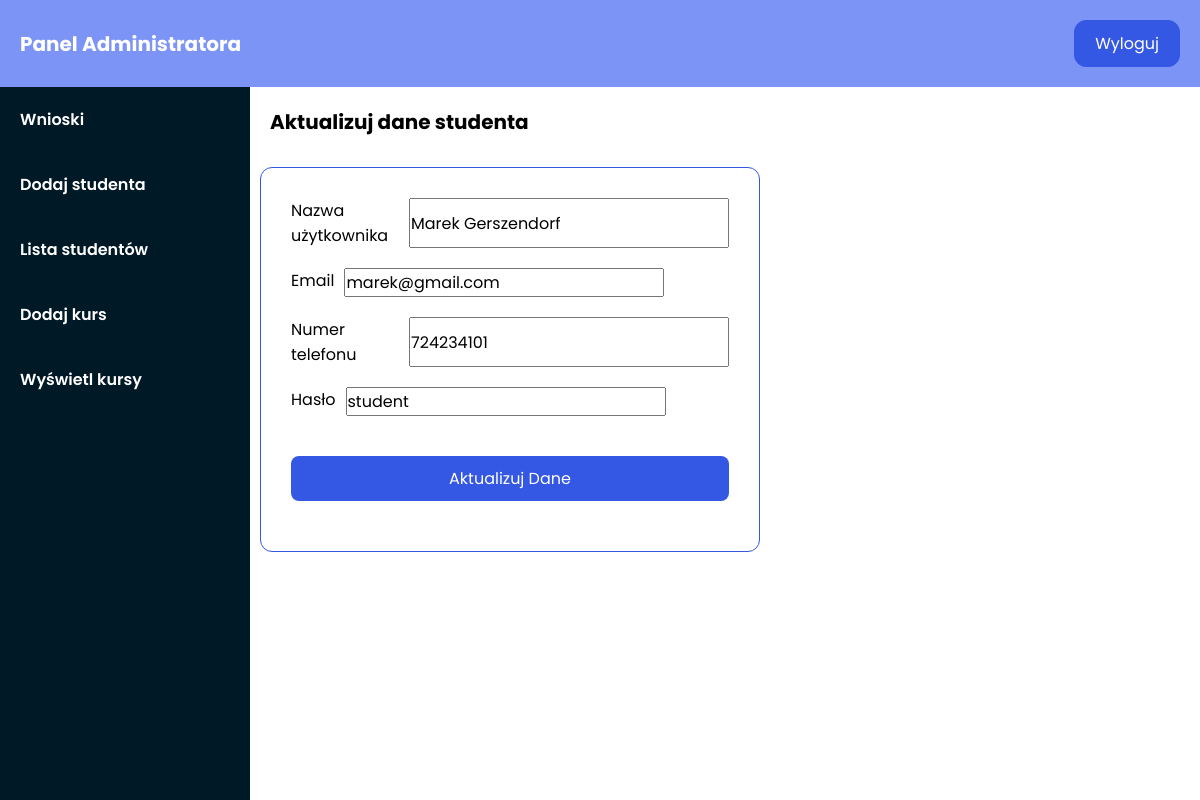
The app's page /php/update_student.php?student_id=14 (signed in) with its own data.
### tables this page shows
CREATE TABLE `user` (
  `id` int(11) NOT NULL,
  `username` varchar(50) DEFAULT NULL,
  `email` varchar(50) DEFAULT NULL,
  `usertype` varchar(50) DEFAULT NULL,
  `password` varchar(50) DEFAULT NULL,
  `phone` int(11) NOT NULL
);

### php/update_student.php (the view, shortened to what this page needs)
<?php
    $host = "localhost";
    $user = "root";
    $password = "";
    $db = "school";
    $data = mysqli_connect($host, $user, $password, $db);
    $id=$_GET['student_id'];
    $sql="SELECT * FROM user WHERE id='$id'";
    $result=mysqli_query($data,$sql);
    $info=$result->fetch_assoc();
?>
<!DOCTYPE html>
<html lang="pl">
<head>
    <link rel="stylesheet" href="../css/adminhome.css">
</head>
<body>
    <?php
    include 'admin_sidebar.php';
    ?>
    <div class="dashboard">
        <h1>Aktualizuj dane studenta</h1>
        <div>
            <form action="#" method="POST">
                <div>
                    <label>Nazwa użytkownika</label>
                    <input type="text" name="name" value="<?php echo "{$info['username']}"; ?>">
                </div>
                <div>
                    <label>Email</label>
                    <input type="email" name="email" value="<?php echo "{$info['email']}"; ?>">
                </div>
                <div>
                    <label>Numer telefonu</label>
                    <input type="number" name="phone" value="<?php echo "{$info['phone']}"; ?>">
                </div>
                <div>
                    <label>Hasło</label>
                    <input type="text" name="password" value="<?php echo "{$info['password']}"; ?>">
                </div>
                <div>
                    <input type="submit" name="update" value="Aktualizuj Dane">
                </div>
            </form>
        </div>
    </div>
</body>
</html>

### css/adminhome.css (style rules this page uses)
* { -webkit-box-sizing: border-box; box-sizing: border-box; text-decoration: none; list-style: none; margin: 0; padding: 0; font-size: 10px; font-family: "Poppins", sans-serif; }
.admin-home main .dashboard { overflow-x: auto; }
.admin-home main .dashboard h1 { padding: 2rem; font-size: 2rem; }
@media all and (min-width: 1024px) { .admin-home main .dashboard { width: 100%; height: calc(100vh - 87px); } }
.dashboard h1 { font-size: 2rem; }
.dashboard div { display: -webkit-box; display: -ms-flexbox; display: flex; padding: 1rem; }
.dashboard div form { max-width: 500px; border: 1px solid #3458e4; border-radius: 12px; padding: 2rem; }
.dashboard div form div label { font-size: 1.6rem; margin-right: 1rem; }
.dashboard div form div input, .dashboard div form div textarea { font-size: 1.6rem; }
.dashboard div form input[type="submit"] { border: none; outline: none; width: 100%; padding: 1rem 2rem; border-radius: 8px; font-size: 1.6rem; cursor: pointer; -webkit-transition: background-color 0.2s; transition: background-color 0.2s; color: #fff; background-color: #3458e4; margin: 2rem 0; }

### records on screen
user: name "Marek Gerszendorf", email "marek@gmail.com", phone "724234101", password "student"
